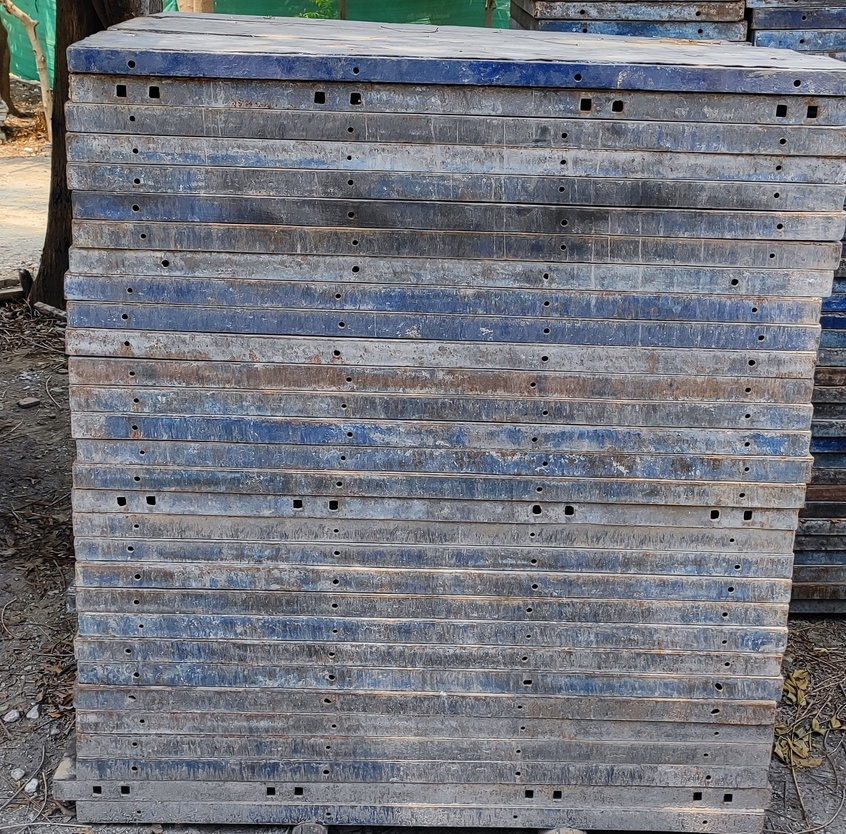
#> input picture sample.jpg/1744198227734.jpg, 846 x 834 px, shrunk from 2088 x 2057 before the run
$ python plate_detect.py
#> lines starting #> are read from the running program, lines starting #| are printed output that depends on the picture; after the words box and inside, x2 and y2 are one past the last pixel; in counts of white or black regions, pixels touching at a corner belong together
#> the answer given: sample.jpg/1744198227734.jpg
# plate_detection.py

import cv2
import numpy as np
import matplotlib.pyplot as plt
from scipy.signal import find_peaks
from scipy.ndimage import gaussian_filter1d
import os

def detect_plates(image_path):
#> called with image_path = 'sample.jpg/1744198227734.jpg'
    image = cv2.imread(image_path)
#> image is the input picture: shape (834, 846, 3); mean B, G, R 124.9, 117.5, 115
    if image is None:
        print("❌ Failed to load image.")
        return None, None

    gray = cv2.cvtColor(image, cv2.COLOR_BGR2GRAY)
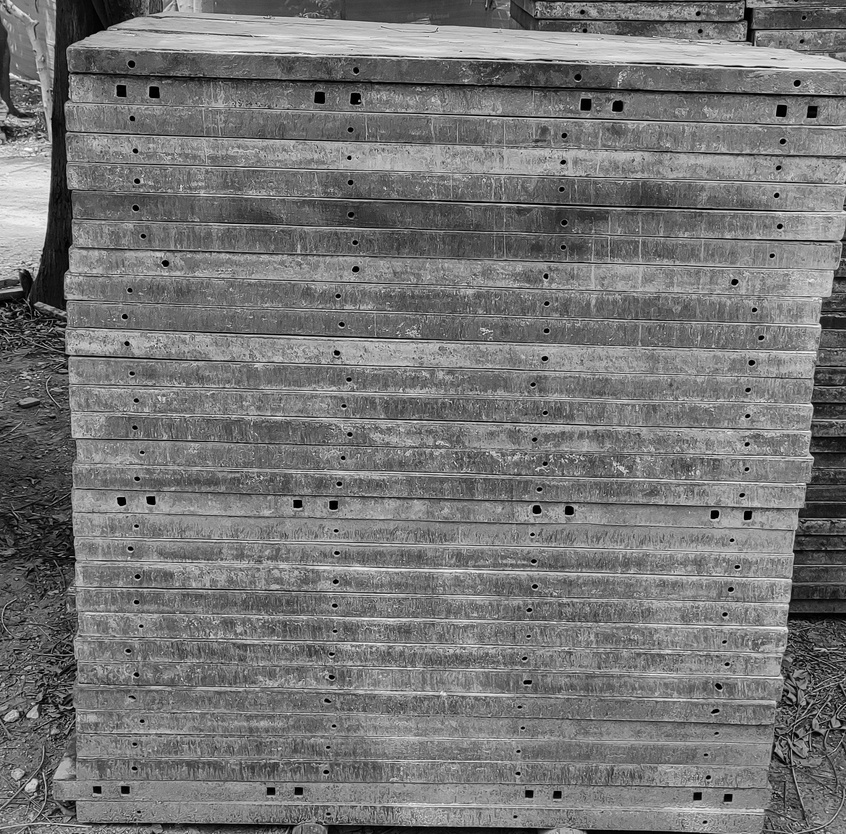
#> gray: shape (834, 846); min 0, max 253, mean 117.6
    blurred = cv2.GaussianBlur(gray, (5, 5), 0)
    edges = cv2.Canny(blurred, 50, 150)
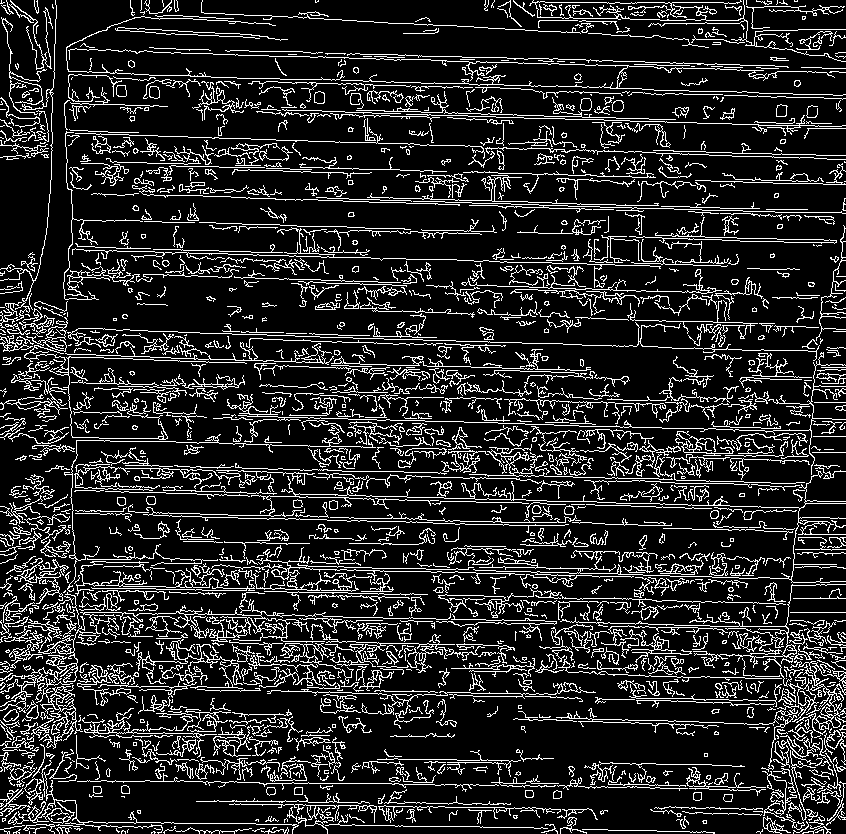
#> edges: shape (834, 846); 15.3% white in thin lines or dots

    horizontal_sum = np.sum(edges, axis=1)
#> horizontal_sum = 834 values, max 67065 at index 644, min 7395 at index 41, mean 32935.7
    smoothed = gaussian_filter1d(horizontal_sum, sigma=8)
#> smoothed = 834 values, max 50021 at index 653, min 17287 at index 43, mean 32935.1

    peaks, _ = find_peaks(smoothed, distance=25, prominence=40)
#> peaks = [14, 111, 154, 233, 264, 344, 400, 448, 473, 572, 628, 653, 722, 773, 816]

    for y in peaks:
        cv2.line(image, (0, y), (image.shape[1], y), (0, 255, 0), 2)
#> this loop made 15 passes
#> y on passes 1 to 12: 14, 111, 154, 233, 264, 344, 400, 448, 473, 572, 628, 653
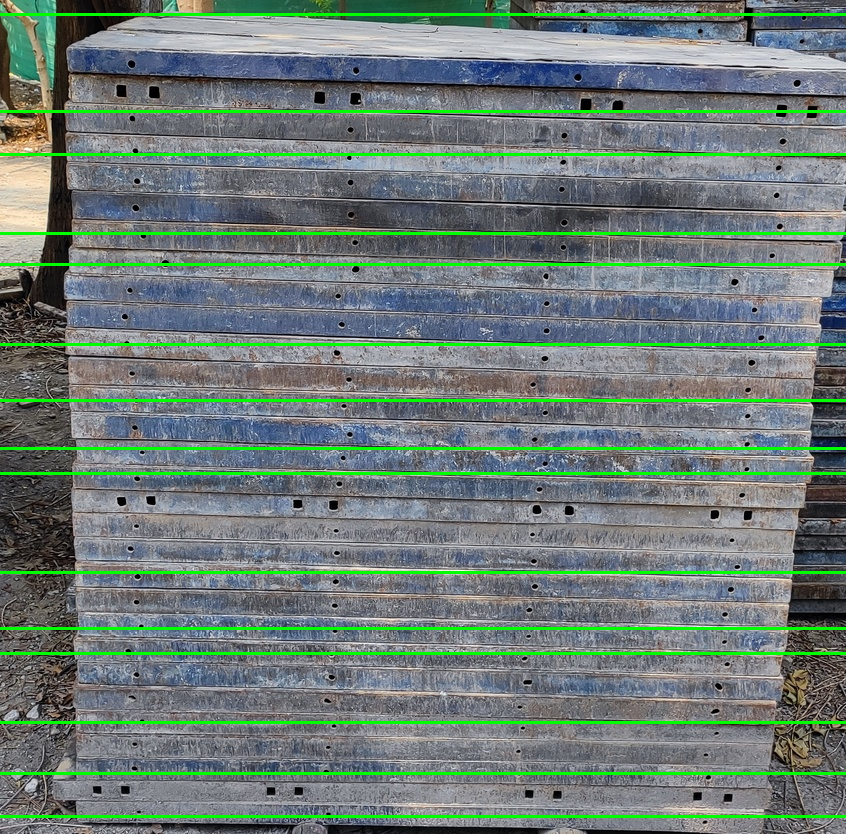
#> image: shape (834, 846, 3); 5.4% of pixels changed, all inside (x1, y1, x2, y2) = (0, 13, 846, 818)

    estimated_plates = max(1, len(peaks) - 1)
#> estimated_plates = 14
    return image, estimated_plates

def main():
    image_path = input("Enter the path of the image file (e.g., test.jpg): ")

    if not os.path.exists(image_path):
        print("❌ File does not exist.")
        return

    output_img, plate_count = detect_plates(image_path)
#> plate_count = 14
    if output_img is not None:
        plt.figure(figsize=(10, 6))
        plt.imshow(cv2.cvtColor(output_img, cv2.COLOR_BGR2RGB))
        plt.title(f"Estimated Plates: {plate_count}")
        plt.axis('off')
        plt.show()

        output_filename = "processed_output.jpg"
        cv2.imwrite(output_filename, output_img)
        print(f"✅ Output saved as {output_filename}")

if __name__ == "__main__":
    main()
